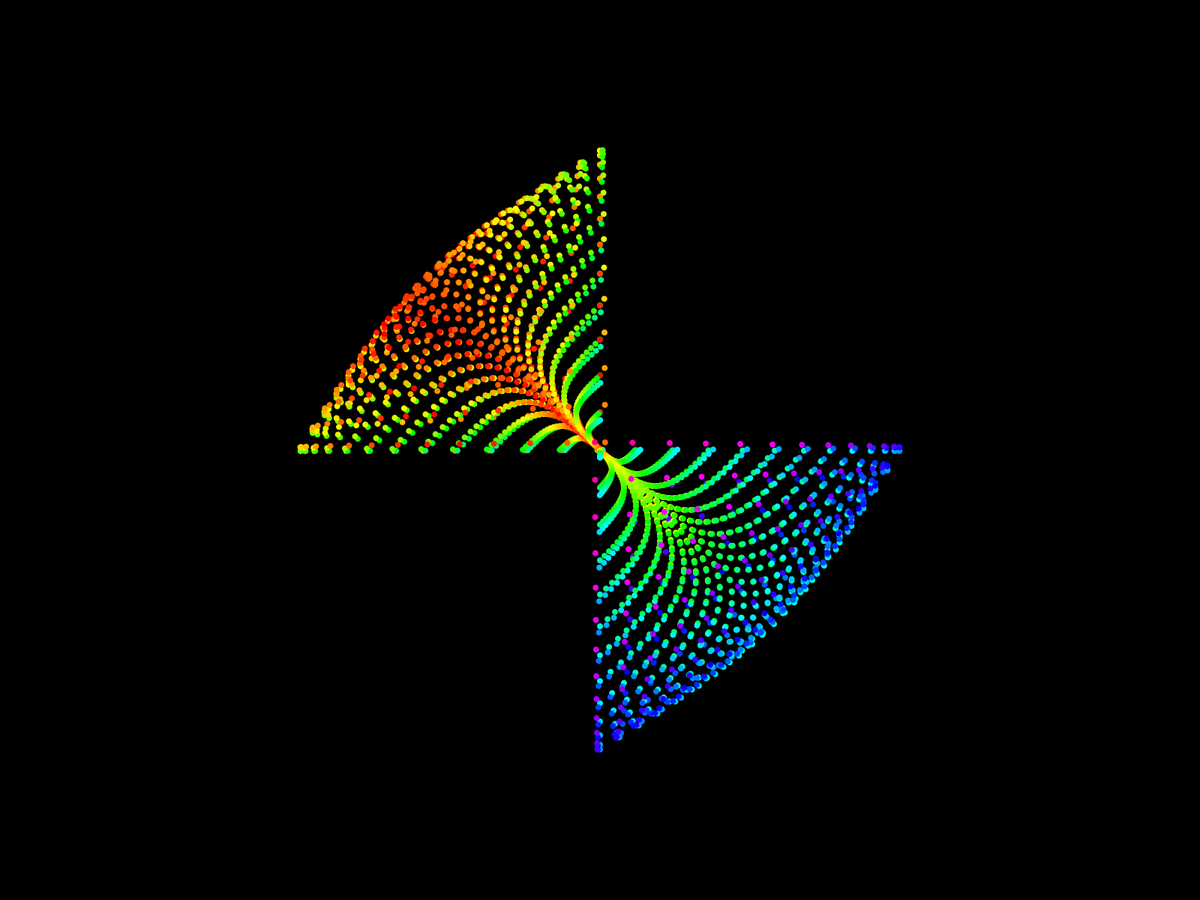
Frame 1 (no input)
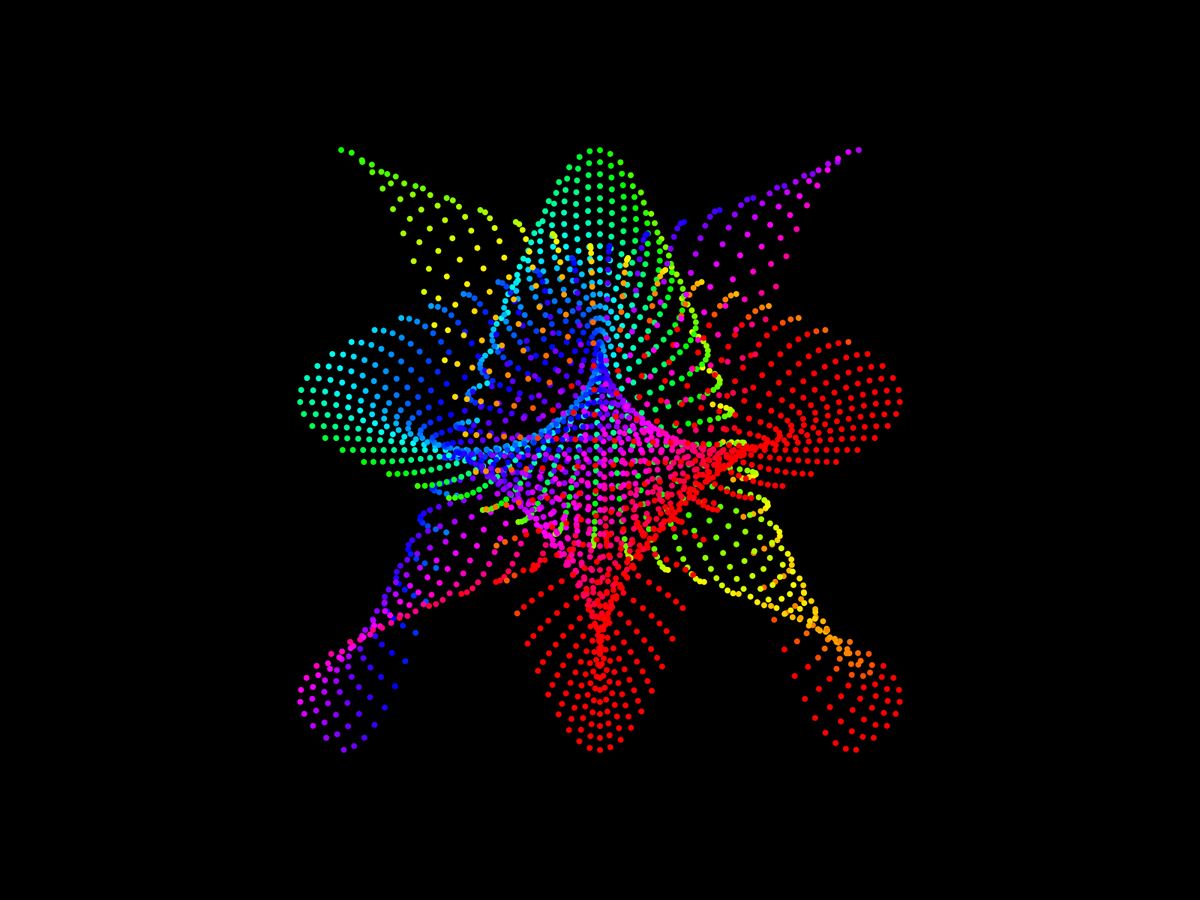
Frame 60 (the mouse pressed at the canvas centre just before this capture)
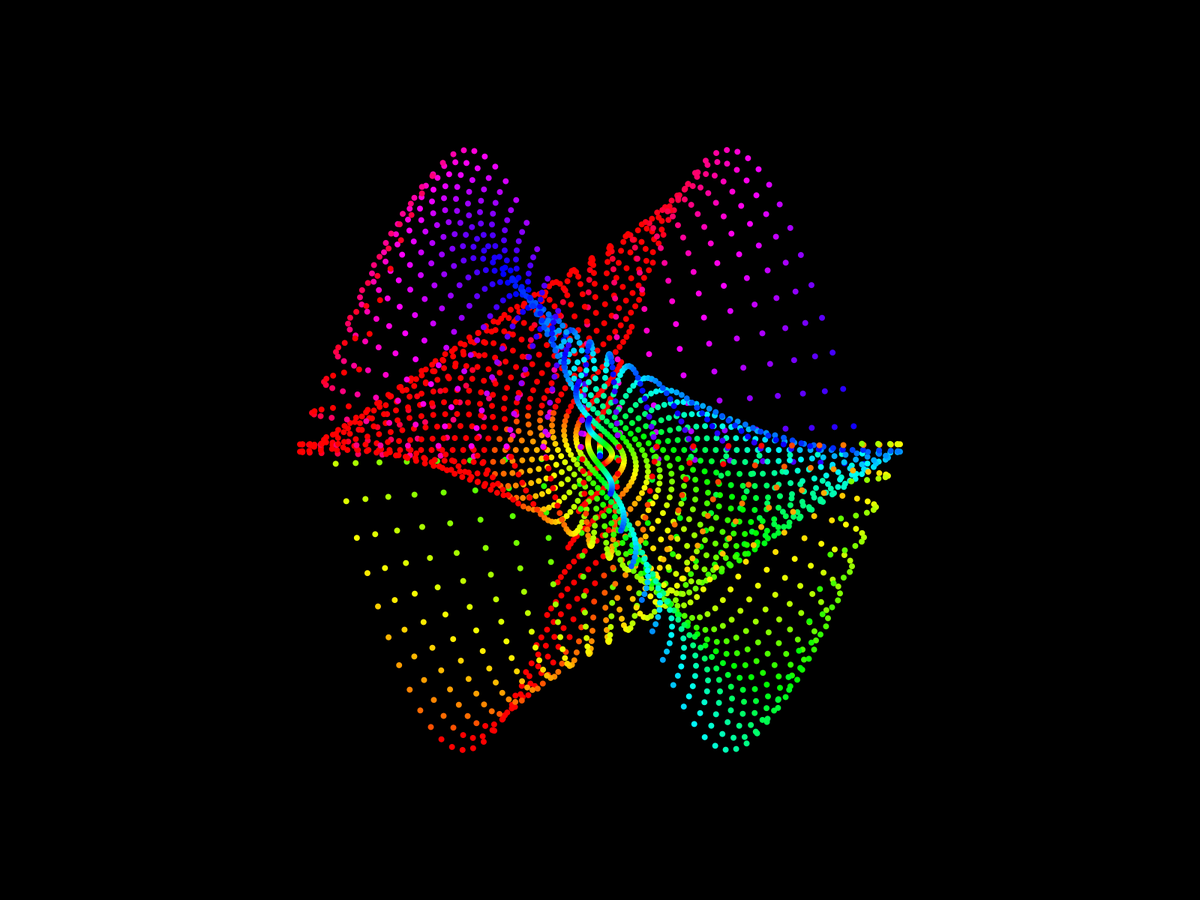
Frame 120 (the mouse held since frame 60 and released just before this capture)

The Processing sketch that drew these frames (run headless with seeded random() and noise(); from frame 60 on, the mouse is pressed at the canvas centre):

// Processing sketch: Harmonic_RGB_Madness
// ── Harmonic_RGB_Madness.pde
float time = 0;
void setup() {

  fullScreen();

  noStroke();

}

 

void draw() {

  background(0);

  for (float lat = -400; lat <= 400; lat += 16) {
    for (float lon = -400; lon <= 400; lon += 16){
      colorMode(HSB);
      fill(abs((time+(lon+lat)*80)/300 % 330+10), 255, 255);
      ellipse(lon*sin(((2*time)/300000)+lat*PI/400)+width/2,lat*sin(((3*time)/300000)+lon*PI/400)+height/2,8, 8);
      time ++;
    }
  }
}

//sqrt(160000-pow(lat,2))
